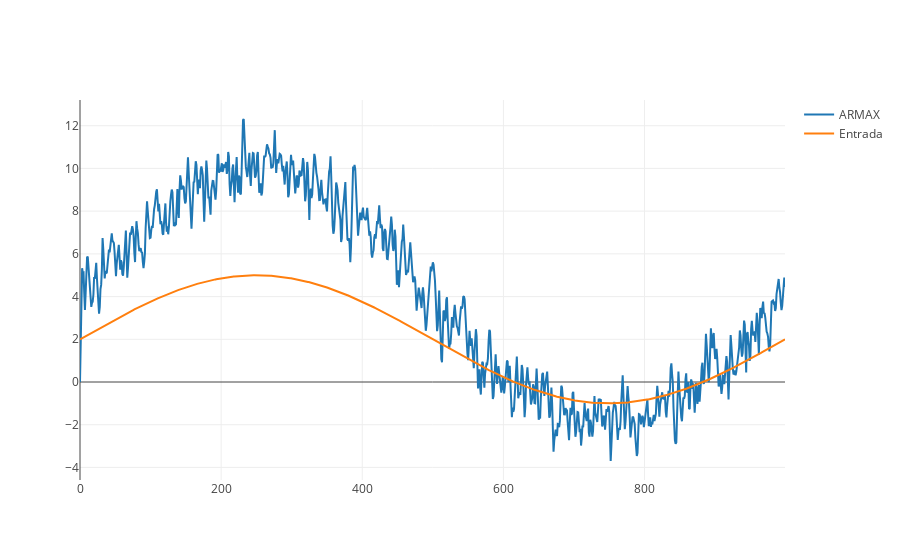

Source (notebook cell):
### Code cell
trace1 = go.Scatter(
    y = X.T[0],
    x = np.arange(nobs),
    name = 'ARMAX'
)


trace3 = go.Scatter(
    y = u1,
    x = np.arange(nobs),
    name = 'Entrada'
)

data = [trace1, trace3]
py.iplot(data, filename='ARMAX')

### Figure 1 — Plotly figure (JSON) as saved in the notebook; plotly's stock layout.template omitted (floating-point values rounded to 4 significant figures; data arrays with more than 128 entries replaced by an {"elided": "..."} marker saying what was removed)
{"data": [{"name": "ARMAX", "type": "scatter", "uid": "9e97456f-6b32-460e-a9ac-69675f0fcb32", "x": {"elided": "1000 int values"}, "y": {"elided": "1000 float values"}}, {"name": "Entrada", "type": "scatter", "uid": "5fb52ca2-9f9a-4c1f-b354-1893cc17a035", "x": {"elided": "1000 int values"}, "y": {"elided": "1000 float values"}}], "layout": {"autosize": true, "xaxis": {"autorange": true, "range": [0, 999], "type": "linear"}, "yaxis": {"autorange": true, "range": [-4.588, 13.2], "type": "linear"}}}
